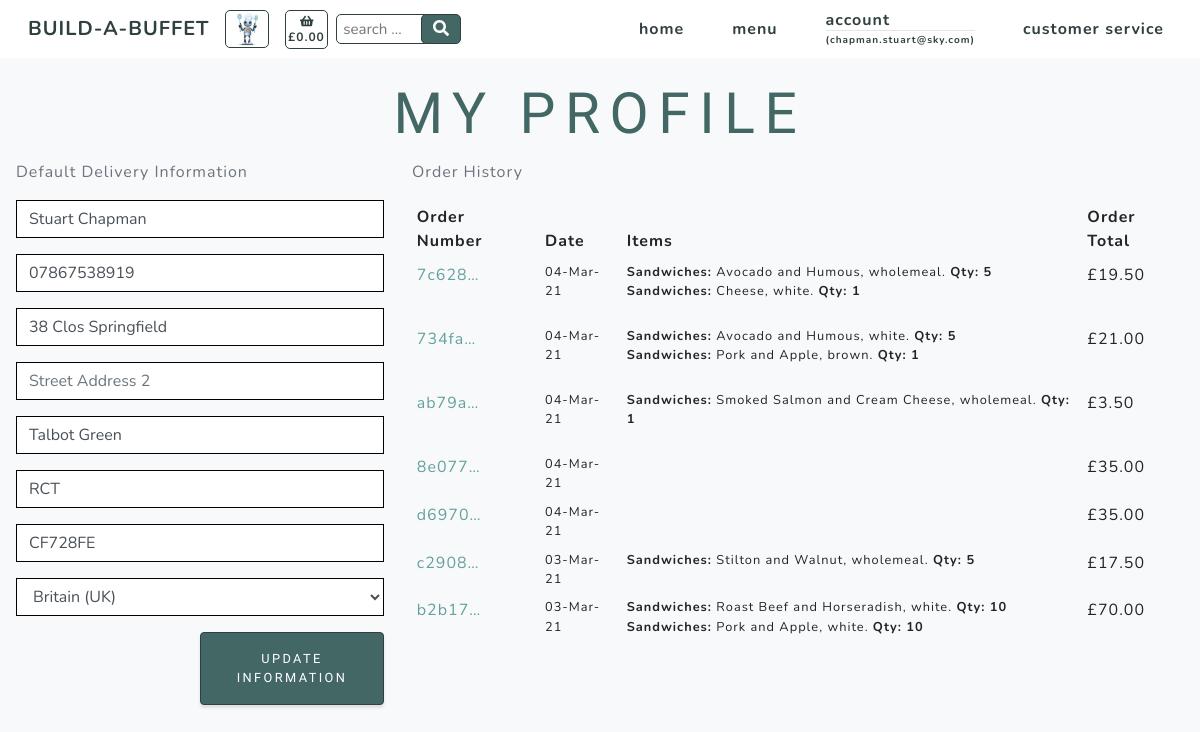
Page /profiles/ (signed in) on the earlier database version.
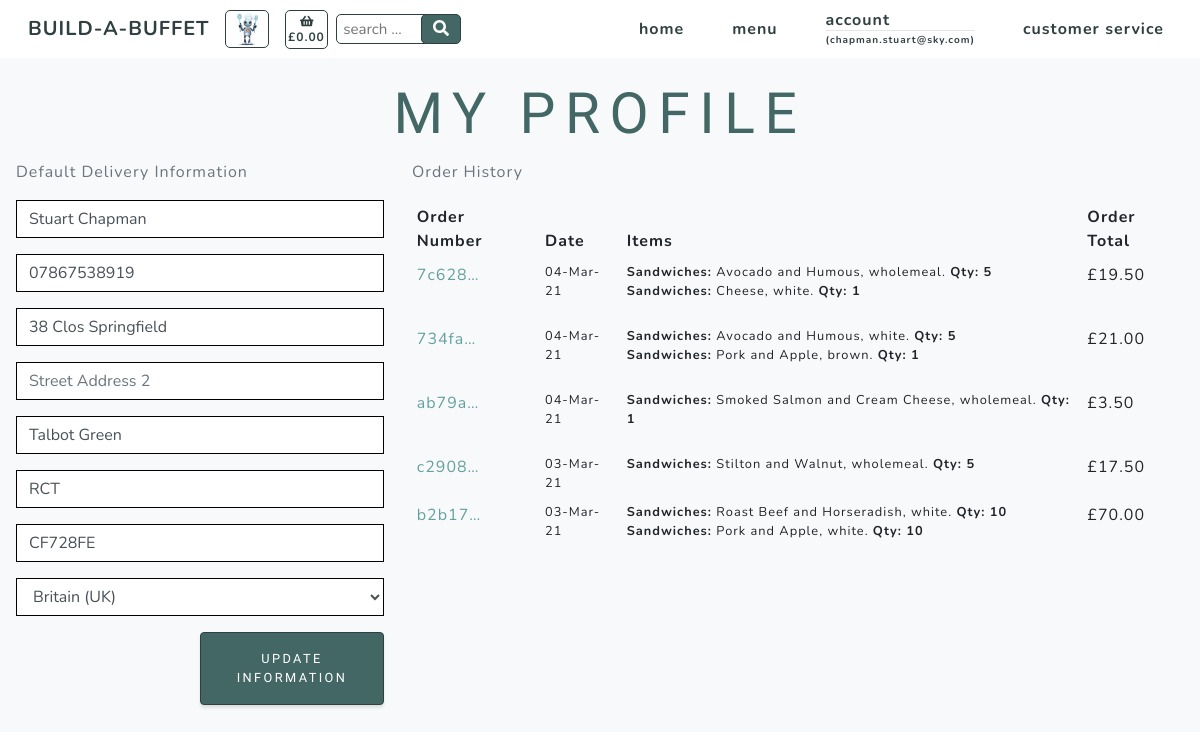
Same page on the later database version.
### profiles/models.py (models this page shows)
class UserProfile(models.Model):
    user = models.OneToOneField(User, on_delete=models.CASCADE)
    default_full_name = models.CharField(max_length=20, null=True, blank=True)
    default_phone_number = models.CharField(max_length=20, null=True, blank=True)
    default_street_address1 = models.CharField(max_length=80, null=True, blank=True)
    default_street_address2 = models.CharField(max_length=80, null=True, blank=True)
    default_town_or_city = models.CharField(max_length=40, null=True, blank=True)
    default_county = models.CharField(max_length=80, null=True, blank=True)
    default_postcode = models.CharField(max_length=20, null=True, blank=True)
    default_country = CountryField(blank_label='Country', null=True, blank=True)
    def __str__(self):
        return self.user.username

### checkout/models.py (models this page shows, shortened)
class Order(models.Model):
    customer_name = models.CharField(max_length=50, null=False, blank=False)
    order_number = models.CharField(max_length=32, null=False, editable=False)
    cookie = models.CharField(max_length=32, null=False, editable=False)
    full_name = models.CharField(max_length=50, null=False, blank=False)
    email = models.EmailField(max_length=254, null=False, blank=False)
    phone_number = models.CharField(max_length=20, null=False, blank=False)
    country = CountryField(blank_label='Country *', null=False, blank=False)
    postcode = models.CharField(max_length=20, null=True, blank=True)
    town_or_city = models.CharField(max_length=40, null=False, blank=False)
    street_address1 = models.CharField(max_length=80, null=False, blank=False)
    street_address2 = models.CharField(max_length=80, null=True, blank=True)
    county = models.CharField(max_length=80, null=True, blank=True)
    date = models.DateTimeField(auto_now_add=True)
    delivery_cost = models.DecimalField(max_digits=6, decimal_places=2, null=False, default=0)
    order_total = models.DecimalField(max_digits=10, decimal_places=2, null=False, default=0)
    grand_total = models.DecimalField(max_digits=10, decimal_places=2, null=False, default=0)

class Order_items(models.Model):
    class Meta:
        verbose_name_plural = 'Order_items'
    order_number = models.CharField(max_length=32, null=False, editable=False)
    cookie = models.DecimalField(max_digits=8, decimal_places=0)
    item_number = models.DecimalField(max_digits=9999, decimal_places=0)
    category = models.CharField(max_length=254)
    name = models.CharField(max_length=254)
    servings = models.DecimalField(max_digits=3, decimal_places=0)
    option = models.CharField(max_length=254)
    total_price = models.DecimalField(max_digits=6, decimal_places=2, null=True, blank=True)

### products/models.py (models this page shows, shortened)
class Options(models.Model):
    class Meta:
        verbose_name_plural = 'Options'
    category = models.ForeignKey('Category', null=True, blank=True,
                                 on_delete=models.SET_NULL)
    option1 = models.TextField()
    option2 = models.TextField()
    option3 = models.TextField()

### profiles/views.py (the view)
# urls.py: path('', views.profile, name='profile'),
@login_required
def profile(request):
    profile = get_object_or_404(UserProfile, user=request.user)
    if request.method == 'POST':
        form = UserProfileForm(request.POST, instance=profile)
        if form.is_valid():
            form.save()
            messages.success(request, 'Profile updated successfully')
        else:
            messages.error(request, 'Update failed. Please ensure the form is valid.')
    else:
        form = UserProfileForm(instance=profile)
    options = Options.objects.all()
    orders = Order.objects.filter(customer_name=profile)
    items = Order_items.objects.none()
    x = -1
    for order in orders:
        x = x + 1
        order_number = Order.objects.filter(customer_name=profile)[x].order_number
        order_items = Order_items.objects.filter(order_number=order_number)
        items = items | order_items
    orders = orders.order_by('-date')
    context = {
        'form': form,
        'orders': orders,
        'items': items,
        'options': options,
        'on_profile_page': True
    }
    return render(request, 'profiles/profile.html', context)

### profiles/forms.py
class UserProfileForm(forms.ModelForm):
    class Meta:
        model = UserProfile
        exclude = ('user',)
    def __init__(self, *args, **kwargs):
        super().__init__(*args, **kwargs)
        placeholders = {
            'default_full_name': 'Full Name',
            'default_phone_number': 'Phone Number',
            'default_postcode': 'Postal Code',
            'default_town_or_city': 'Town or City',
            'default_street_address1': 'Street Address 1',
            'default_street_address2': 'Street Address 2',
            'default_county': 'County, State or Locality',
        }
        self.fields['default_phone_number'].widget.attrs['autofocus'] = True
        for field in self.fields:
            if field != 'default_country':
                if self.fields[field].required:
                    placeholder = f'{placeholders[field]} *'
                else:
                    placeholder = placeholders[field]
                self.fields[field].widget.attrs['placeholder'] = placeholder
            self.fields[field].widget.attrs['class'] = 'border-black rounded-0 profile-form-input'
            self.fields[field].label = False

### basket/contexts.py (called while the page is built)
def basket_context(request):
    cookie_key = settings.COOKIE_KEY
    try:
        cookie = request.COOKIES[cookie_key]
        basket_total = Basket.objects.filter(cookie=cookie).aggregate(Sum('total_price'))
        if basket_total['total_price__sum'] is None:
            basket_total = ""
    except KeyError:
        basket_total = ""
        cookie = 99999999
    context = {
            'cookie': cookie,
            'cookie_key': cookie_key,
            'basket_total': basket_total,
        }
    return context

### profiles/templates/profiles/profile.html (shortened to what this page needs)
{% extends "base.html" %}
{% load static %}
{% block content %}
    <section class="products-section bg-light" id="products">
        <div class="container">
            <div class="row justify-content-center no-gutters">
                <div class="col-xl-12">
                    <h1 class="product-text-one mx-auto text-uppercase text-center flex-margin-b text-blue">My Profile</h1>
                </div>
                <div class="row">
                    <div class="px-3 col-12 col-lg-4">
                        <p class="text-muted">Default Delivery Information</p>
                        <form class="mt-3" action="{% url 'profile' %}" method="POST" id="profile-update-form">
                            {{ form|crispy }}
                            <button class="width-50 border-solid masthead-button btn btn-primary js-scroll-trigger float-right">Update Information</button>
                        </form>
                    </div>
                    <div class="col-12 col-lg-8">
                        <p class="text-muted">Order History</p>
                        <div class="order-history table-responsive">
                            <table class="table table-sm table-borderless">
                                <thead>
                                    <tr>
                                        <th>Order Number</th>
                                        <th>Date</th>
                                        <th>Items</th>
                                        <th>Order Total</th>
                                    </tr>
                                </thead>
                                <tbody>
                                    {% for order in orders %}
                                        <tr>
                                            <td>
                                                <a href="{% url 'order_success' order.order_number %}"
                                                title="{{ order.order_number }}">
                                                    {{ order.order_number|truncatechars:6 }}
                                                </a>
                                            </td>
                                            <td class="small">{{ order.date|date:'d-M-y' }}</td>
                                            <td>
                                                <ul class="list-unstyled">
                                                    {% for item in items %}
                                                        {% if item.order_number == order.order_number %}
                                                            <li class="small">
                                                                {% if item.option == "selected-one" %}
                                                                    {% for option in options %}
                                                                        <b>{{ item.category.title }}:</b> {{ item.name }}, {{ option.option1 }}. <b>Qty: {{ item.servings }}</b>
                                                                    {% endfor %}
                                                                {% endif %}
                                                                {% if item.option == "selected-two" %}
                                                                    {% for option in options %}
                                                                        <b>{{ item.category.title }}:</b> {{ item.name }}, {{ option.option2 }}. <b>Qty: {{ item.servings }}</b>
                                                                    {% endfor %}
                                                                {% endif %}
                                                                {% if item.option == "selected-three" %}
                                                                    {% for option in options %}
                                                                        <b>{{ item.category.title }}:</b> {{ item.name }}, {{ option.option3 }}. <b>Qty: {{ item.servings }}</b>
                                                                    {% endfor %}
                                                                {% endif %}
                                                            </li>
                                                        {% endif %}
                                                    {% endfor %}
                                                </ul>
                                            </td>
                                            <td>£{{ order.order_total }}</td>
                                        </tr>
                                    {% endfor %}
                                </tbody>
                            </table>
                        </div>
                    </div>
                </div>
            </div>
        </div>
    </section>
{% endblock %}

### templates/base.html (shortened to what this page needs)
{% load static %}
<!doctype html>
<html lang="en">
  <head>
    {% block corecss %}
        <link href="{% static 'css/styles.css' %}" rel="stylesheet" />
        <link href="{% static 'css/slider.css' %}" rel="stylesheet" />
    {% endblock %}
  </head>
  <body id="page-top" onload="createCookie()">
        <nav class="navbar navbar-expand-lg navbar-light fixed-top" id="mainNav">
            <div class="container">
                <a class="navbar-brand js-scroll-trigger navbar-brand-vis" href="#page-top">BUILD-A-BUFFET</a>
                <div>
                    <ul class="navbar-nav ml-auto align-vertically">
                        <li class="nav-item"><a class="nav-link js-scroll-trigger bartholemew-menu" href=""><img src="/media/assets/img/bartholemew-sml.jpg" alt="bartholemew" height="36"></a></li>
                    </ul>
                </div>
                <div>
                    <ul class="navbar-nav ml-auto align-vertically">
                        {% if basket_total.total_price__sum != None %}
                            <li class="nav-item"><a class="nav-link js-scroll-trigger text-center text-xs-nav basket" href="{% url 'basket' %}"><i class="fa fa-shopping-basket" aria-hidden="true"></i><br><span class=" text-xs-nav">£{{ basket_total.total_price__sum|floatformat:"2" }}</span></a></li>
                        {% else %}
                            <li class="nav-item"><a class="nav-link js-scroll-trigger text-center text-xs-nav basket" href="{% url 'basket' %}"><i class="fa fa-shopping-basket" aria-hidden="true"></i><br><span class=" text-xs-nav">£0.00</span></a></li>
                        {% endif %}
                    </ul>
                </div>
                <div class="ml-2 mr-auto">
                    <form action="{% url 'product_admin' %}?dataset=product" method="post">
                        <input class="search-input text-blue text-xs" type="text" name="product_search" id="product_search" placeholder=" search ...">
                        <button class="search-button text-center" type="submit">
                                <i class="fas fa-search"></i>
                        </button>
                    </form>
                </div>
                <div class="collapse navbar-collapse" id="navbarResponsive">
                    <ul class="navbar-nav ml-auto">
                        <li class="nav-item my-auto"><a class="nav-link js-scroll-trigger" href="{% url 'home' %}">home</a></li>
                        <li class="nav-item dropdown my-auto">
                            <a class="nav-link js-scroll-trigger" href="#" id="all-menus-link" data-toggle="dropdown" aria-haspopup="true" aria-expanded="false">
                                menu
                            </a>
                        </li>
                        <li class="nav-item dropdown">
                            {% if request.user.is_authenticated %}
                                <a class="nav-link js-scroll-trigger" href="#" id="account-link" data-toggle="dropdown" aria-haspopup="true" aria-expanded="false">
                                    account
                                    <hr class="d-none d-lg-block user-br">
                                    <span class="user-text">
                                    ({{ request.user }})</span>
                                </a>
                            {% else %}
                                <a class="nav-link" href="{% url 'account_login' %}">login</a>
                            {% endif %}
                        </li>
                        <li class="nav-item my-auto"><a class="nav-link js-scroll-trigger" href="#service">customer service</a></li>
                    </ul>
                </div>
            </div>
        </nav>
    {% block content %}
    {% endblock %}
  </body>
</html>

Differences in the rows shown:
removed Order: order_number "8e077…", date "04-Mar-21", order_total "35.00"
removed Order: order_number "d6970…", date "04-Mar-21", order_total "35.00"
